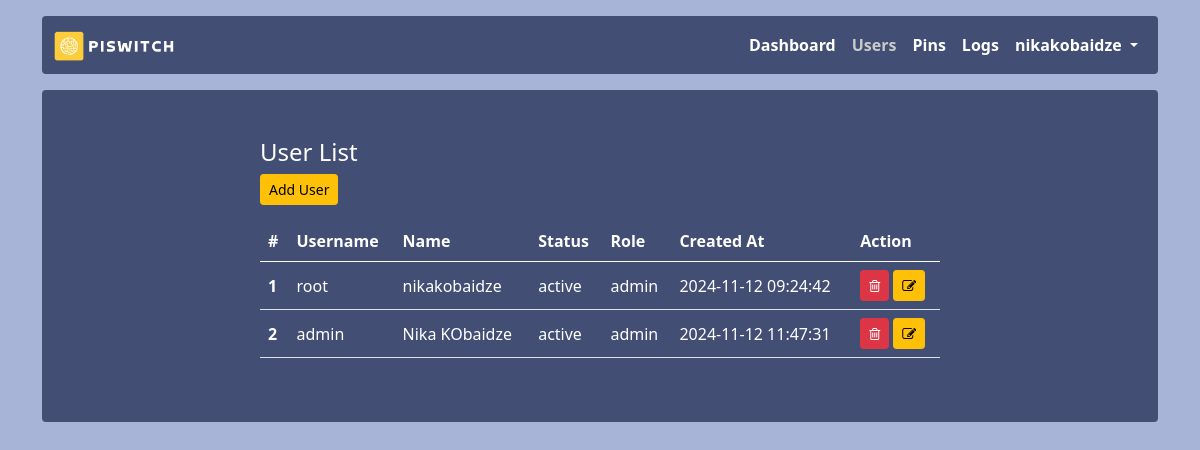
The app's page /users (signed in) with its own data.
### app.py (models this page shows, shortened)
class Users(db.Model):
    id = db.Column(db.Integer, primary_key = True)
    username = db.Column(db.String(255))
    name = db.Column(db.String(255))
    password = db.Column(db.String(255))
    role = db.Column(db.String(20))
    status = db.Column(db.String(20))
    created_at = db.Column(db.DateTime, default=datetime.utcnow())

### app.py (the view)
@app.route('/users')
@login_required
@check_admin
def users():
    users = Users.query.all()
    return render_template('users/users.html', users=users)

### app.py (called while the page is built)
def login_required(f):
    @wraps(f)
    def decorated_function(*args, **kwargs):
        if session.get("user_id") is None:
            return redirect("/login")
        return f(*args, **kwargs)
    return decorated_function

def check_admin(f):
    @wraps(f)
    def decorated_function(*args, **kwargs):
        if session.get("role") != 'admin':
            return redirect("/")
        return f(*args, **kwargs)
    return decorated_function

### templates/users/users.html (shortened to what this page needs)
{% extends 'layout.html' %}
{% block content %}
<h4>User List</h4>
<a href="{{ url_for('add_user') }}" class="btn btn-warning btn-sm">Add User</a>
<table class="table mt-3">
    <thead>
        <tr>
            <th scope="col">#</th>
            <th scope="col">Username</th>
            <th scope="col">Name</th>
            <th scope="col">Status</th>
            <th scope="col">Role</th>
            <th scope="col">Created At</th>
            <th scope="col">Action</th>
        </tr>
    </thead>
    <tbody>
        {% for user in users %}
            <tr>
                <th scope="row">{{ user.id }}</th>
                <td>{{ user.username }}</td>
                <td>{{ user.name }}</td>
                <td>{{ user.status }}</td>
                <td>{{ user.role }}</td>
                <td>{{ user.created_at.strftime("%Y-%m-%d %H:%M:%S") }}</td>
                <td>
                    <button type="button" id="{{user.id}}" onclick="getId(this)" class="btn btn-sm btn-danger" data-bs-toggle="modal" data-bs-target="#delete-user">
                        <i class="fa fa-trash-o" aria-hidden="true"></i>
                    </button>
                    <a href="" class="btn btn-sm btn-warning">
                        <i class="fa fa-edit" aria-hidden="true"></i>
                    </a>
                </td>
            </tr>
        {% endfor %}
    </tbody>
</table>
{% endblock %}

### templates/layout.html (shortened to what this page needs)
<!DOCTYPE html>
<html lang="en">
    <head>
        <link href="{{ url_for('static', filename='assets/dist/css/bootstrap.min.css') }}" rel="stylesheet" />
        <link href="{{ url_for('static', filename='css/style.css') }}" rel="stylesheet" />
        <link rel="stylesheet" href="{{ url_for('static', filename='css/font-awesome.css') }}">
    </head>
    <body>
        <main>
            <div class="container">
                <nav class="navbar navbar-expand-lg navbar-light bg-light rounded mt-3 color" aria-label="Eleventh navbar example">
                    <div class="container-fluid">
                        <a class="navbar-brand" href="{{ url_for('index') }}">
                            <img src="{{ url_for('static', filename='img/logo.png') }}" alt="PiSwitch" height="30px" />
                        </a>
                        <div class="collapse navbar-collapse" id="navbarsExample09">
                            <ul class="navbar-nav ms-auto mb-2 mb-lg-0">
                                <li class="nav-item">
                                    <a class="nav-link {% if request.path == url_for('index') %}active{% endif %}" aria-current="page" href="{{ url_for('index') }}">Dashboard</a>
                                </li>
                                {% if session['role'] == 'admin'%}
                                    <li class="nav-item">
                                        <a class="nav-link {% if request.path == url_for('users') %}active{% endif %}"  href="{{ url_for('users') }}">Users</a>
                                    </li>
                                    <li class="nav-item">
                                        <a class="nav-link {% if request.path == url_for('pins') %}active{% endif %}" href="{{ url_for('pins') }}">Pins</a>
                                    </li>
                                {%endif%}
                                <li class="nav-item">
                                    <a class="nav-link {% if request.path == url_for('logs') %}active{% endif %}" href="{{ url_for('logs') }}">Logs</a>
                                </li>
                                <li class="nav-item dropdown">
                                    <a class="nav-link dropdown-toggle" href="#" id="dropdown09" data-bs-toggle="dropdown" aria-expanded="false">
                                        {{ session.name }}
                                    </a>
                                </li>
                            </ul>
                        </div>
                    </div>
                </nav>
                <div class="mt-3">
                    <div class="bg-light p-5 rounded color">
                        <div class="col-sm-8 mx-auto">{% block content %}{% endblock %}</div>
                    </div>
                </div>
            </div>
        </main>
    </body>
</html>

### static/css/style.css (style rules this page uses)
body { background-color: #a7b3d7; color: #fff !important; }
.color { background-color: #424e73 !important; color: #fff !important; }
.table { color: #fff !important; }
.navbar-light .navbar-nav .nav-link { color: #fff; font-weight: 600; }
.navbar-light .navbar-nav .nav-link.active, .navbar-light .navbar-nav .show>.nav-link { color: #fff; }
.navbar-light .navbar-nav .nav-link.active, .navbar-light .navbar-nav .show>.nav-link { color: #cacaca }
.table>tbody>tr>th, .table>tbody>tr>td { vertical-align: middle; }

### records on screen
Users: name "nikakobaidze", id "1", username "root", status "active", role "admin", created_at "2024-11-12 09:24:42"
Users: id "2", username "admin", name "Nika KObaidze", status "active", role "admin", created_at "2024-11-12 11:47:31"
